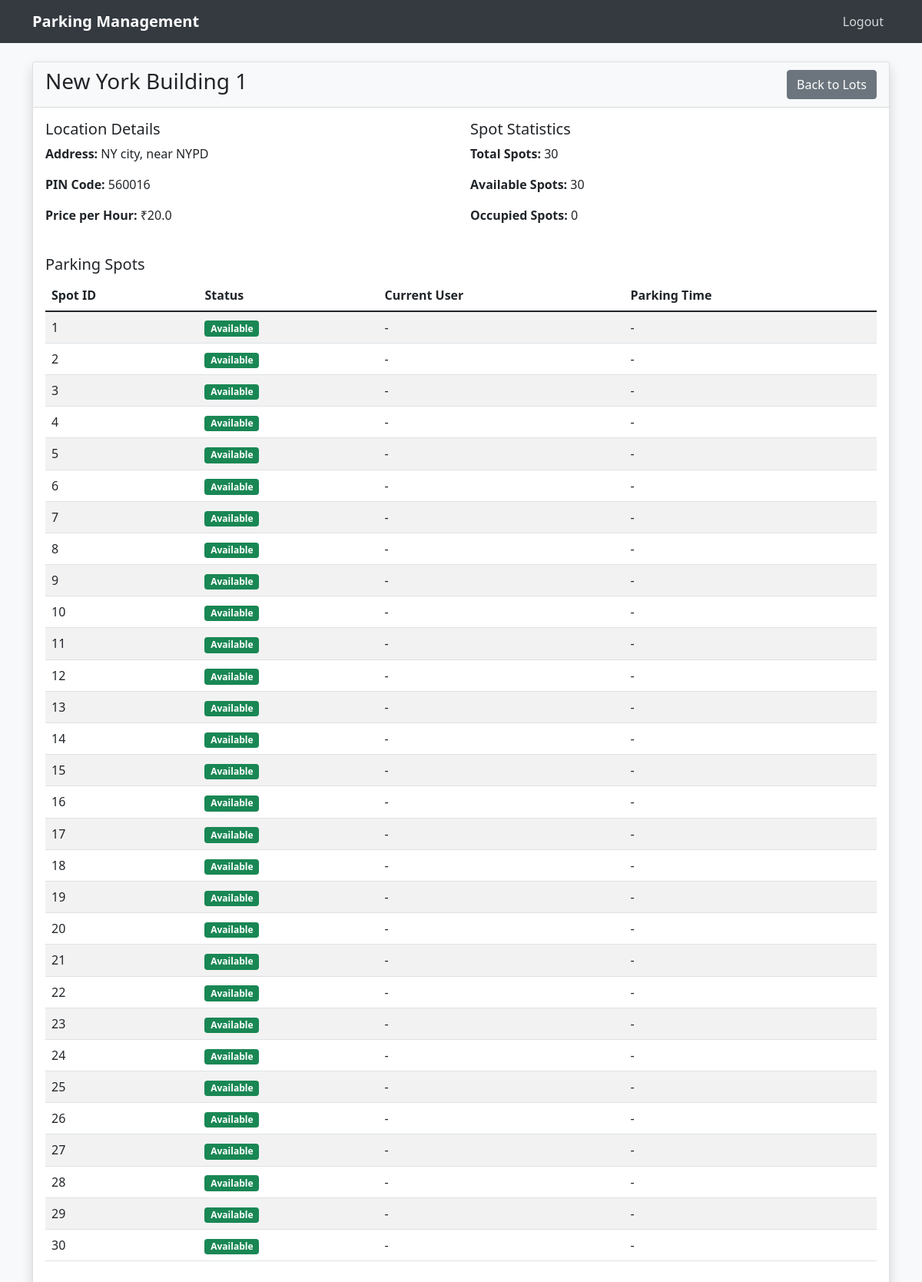
The page /admin/lots/1/details (signed in) on the database its author committed.
### app/models.py (models this page shows, shortened)
class ParkingLot(db.Model):
    __tablename__ = 'parking_lots'
    id = db.Column(db.Integer, primary_key=True)
    prime_location_name = db.Column(db.String(100), nullable=False)
    address = db.Column(db.String(200), nullable=False)
    pin_code = db.Column(db.String(6), nullable=False)
    price_per_hour = db.Column(db.Float, nullable=False)
    max_spots = db.Column(db.Integer, nullable=False)
    spots = db.relationship('ParkingSpot', backref='lot', lazy=True, cascade="all, delete-orphan")
    @property
    def available_spots(self):
        return len([spot for spot in self.spots if spot.status == 'A'])
    @property
    def occupied_spots(self):
        return len([spot for spot in self.spots if spot.status == 'O'])

class ParkingSpot(db.Model):
    __tablename__ = 'parking_spots'
    id = db.Column(db.Integer, primary_key=True)
    lot_id = db.Column(db.Integer, db.ForeignKey('parking_lots.id'), nullable=False)
    status = db.Column(db.String(1), default='A')  # A - Available, O - Occupied
    reservation = db.relationship('Reservation', backref='spot', uselist=False)

### app/routes.py (the view)
@admin.route('/lots/<int:lot_id>/details')
@admin_required
def lot_details(lot_id):
    lot = ParkingLot.query.get_or_404(lot_id)
    return render_template('admin/lot_details.html', lot=lot)

### app/__init__.py (called while the page is built)
@login_manager.user_loader
def load_user(user_id):
    from .models import User, Admin
    user = User.query.get(int(user_id))
    if user:
        return user
    return Admin.query.get(int(user_id))

### app/routes.py (called while the page is built)
def admin_required(f):
    @wraps(f)
    def decorated_function(*args, **kwargs):
        if not current_user.is_authenticated or not isinstance(current_user, Admin):
            flash('You need to be logged in as an admin to view this page.')
            return redirect(url_for('auth.login'))
        return f(*args, **kwargs)
    return decorated_function

### app/templates/admin/lot_details.html
{% extends 'base.html' %}
{% block content %}
<div class="container mt-4">
    <div class="card">
        <div class="card-header d-flex justify-content-between align-items-center">
            <h3>{{ lot.prime_location_name }}</h3>
            <a href="{{ url_for('admin.manage_lots') }}" class="btn btn-secondary">Back to Lots</a>
        </div>
        <div class="card-body">
            <div class="row mb-4">
                <div class="col-md-6">
                    <h5>Location Details</h5>
                    <p><strong>Address:</strong> {{ lot.address }}</p>
                    <p><strong>PIN Code:</strong> {{ lot.pin_code }}</p>
                    <p><strong>Price per Hour:</strong> ₹{{ lot.price_per_hour }}</p>
                </div>
                <div class="col-md-6">
                    <h5>Spot Statistics</h5>
                    <p><strong>Total Spots:</strong> {{ lot.max_spots }}</p>
                    <p><strong>Available Spots:</strong> {{ lot.available_spots }}</p>
                    <p><strong>Occupied Spots:</strong> {{ lot.occupied_spots }}</p>
                </div>
            </div>
            <h5>Parking Spots</h5>
            <div class="table-responsive">
                <table class="table table-striped">
                    <thead>
                        <tr>
                            <th>Spot ID</th>
                            <th>Status</th>
                            <th>Current User</th>
                            <th>Parking Time</th>
                        </tr>
                    </thead>
                    <tbody>
                        {% for spot in lot.spots %}
                        <tr>
                            <td>{{ spot.id }}</td>
                            <td>
                                <span class="badge {% if spot.status == 'A' %}bg-success{% else %}bg-danger{% endif %}">
                                    {{ 'Available' if spot.status == 'A' else 'Occupied' }}
                                </span>
                            </td>
                            <td>
                                {% if spot.reservation %}
                                    {{ spot.reservation.user.username }}
                                {% else %}
                                    -
                                {% endif %}
                            </td>
                            <td>
                                {% if spot.reservation %}
                                    {{ spot.reservation.parking_time.strftime('%Y-%m-%d %H:%M') }}
                                {% else %}
                                    -
                                {% endif %}
                            </td>
                        </tr>
                        {% endfor %}
                    </tbody>
                </table>
            </div>
        </div>
    </div>
</div>
{% endblock %}

### app/templates/base.html (shortened to what this page needs)
<!DOCTYPE html>
<html lang="en">
<head>
    <link href="https://cdn.jsdelivr.net/npm/bootstrap@5.1.3/dist/css/bootstrap.min.css" rel="stylesheet">
</head>
<body>
    <nav class="navbar navbar-expand-lg navbar-dark">
        <div class="container">
            <a class="navbar-brand" href="{{ url_for('main.index') }}">Parking Management</a>
            <div class="collapse navbar-collapse" id="navbarNav">
                <ul class="navbar-nav ms-auto">
                    {% if current_user.is_authenticated %}
                        <li class="nav-item">
                            <a class="nav-link" href="{{ url_for('auth.logout') }}">Logout</a>
                        </li>
                    {% endif %}
                </ul>
            </div>
        </div>
    </nav>
    {% block content %}
    {% endblock %}
</body>
</html>

### app/templates/base.html (style rules this page uses)
body { background-color: #f8f9fa; }
.navbar { background-color: #343a40; }
.navbar-brand { color: #ffffff !important; font-weight: bold; }
.nav-link { color: rgba(255,255,255,.8) !important; }
.card { box-shadow: 0 0.5rem 1rem rgba(0, 0, 0, 0.15); }
.card-header { background-color: #f8f9fa; border-bottom: 1px solid rgba(0,0,0,.125); }

### rows shown on the page
ParkingLot: prime_location_name "New York Building 1", address "NY city, near NYPD", pin_code "560016", price_per_hour "20.0", max_spots "30"
ParkingSpot: available_spots "30", occupied_spots "0", id "1", status "Available"
ParkingSpot: id "2", status "Available"
ParkingSpot: id "3", status "Available"
ParkingSpot: id "4", status "Available"
ParkingSpot: id "5", status "Available"
ParkingSpot: id "6", status "Available"
ParkingSpot: id "7", status "Available"
ParkingSpot: id "8", status "Available"
ParkingSpot: id "9", status "Available"
ParkingSpot: id "10", status "Available"
ParkingSpot: id "11", status "Available"
ParkingSpot: id "12", status "Available"
ParkingSpot: id "13", status "Available"
ParkingSpot: id "14", status "Available"
ParkingSpot: id "15", status "Available"
ParkingSpot: id "16", status "Available"
ParkingSpot: id "17", status "Available"
ParkingSpot: id "18", status "Available"
ParkingSpot: id "19", status "Available"
ParkingSpot: id "20", status "Available"
ParkingSpot: id "21", status "Available"
ParkingSpot: id "22", status "Available"
ParkingSpot: id "23", status "Available"
ParkingSpot: id "24", status "Available"
ParkingSpot: id "25", status "Available"
ParkingSpot: id "26", status "Available"
ParkingSpot: id "27", status "Available"
ParkingSpot: id "28", status "Available"
ParkingSpot: id "29", status "Available"
ParkingSpot: id "30", status "Available"
